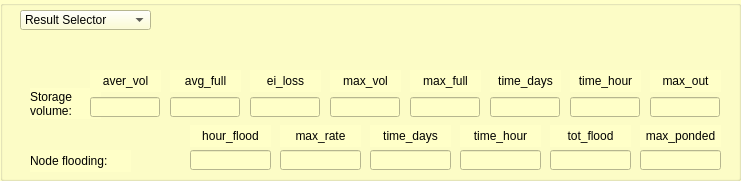
      <widget class="QGroupBox" name="groupBox_7">
       <property name="geometry">
        <rect>
         <x>10</x>
         <y>190</y>
         <width>741</width>
         <height>181</height>
        </rect>
       </property>
       <property name="autoFillBackground">
        <bool>false</bool>
       </property>
       <property name="styleSheet">
        <string notr="true">background-color: rgb(255, 255, 200);</string>
       </property>
       <property name="title">
        <string/>
       </property>
       <widget class="QComboBox" name="comboBox_37">
        <property name="geometry">
         <rect>
          <x>20</x>
          <y>10</y>
          <width>131</width>
          <height>20</height>
         </rect>
        </property>
        <item>
         <property name="text">
          <string>Result Selector</string>
         </property>
        </item>
       </widget>
       <widget class="QLineEdit" name="lineEdit_91">
        <property name="geometry">
         <rect>
          <x>170</x>
          <y>97</y>
          <width>70</width>
          <height>20</height>
         </rect>
        </property>
        <property name="text">
         <string/>
        </property>
       </widget>
       <widget class="QLabel" name="label_storage_volume">
        <property name="geometry">
         <rect>
          <x>30</x>
          <y>88</y>
          <width>71</width>
          <height>31</height>
         </rect>
        </property>
        <property name="font">
         <font>
          <pointsize>9</pointsize>
         </font>
        </property>
        <property name="frameShape">
         <enum>QFrame::NoFrame</enum>
        </property>
        <property name="frameShadow">
         <enum>QFrame::Plain</enum>
        </property>
        <property name="text">
         <string>Storage volume:</string>
        </property>
        <property name="textFormat">
         <enum>Qt::AutoText</enum>
        </property>
        <property name="scaledContents">
         <bool>false</bool>
        </property>
        <property name="alignment">
         <set>Qt::AlignLeading|Qt::AlignLeft|Qt::AlignVCenter</set>
        </property>
        <property name="wordWrap">
         <bool>true</bool>
        </property>
        <property name="margin">
         <number>3</number>
        </property>
       </widget>
       <widget class="QLineEdit" name="lineEdit_95">
        <property name="geometry">
         <rect>
          <x>250</x>
          <y>97</y>
          <width>70</width>
          <height>20</height>
         </rect>
        </property>
        <property name="text">
         <string/>
        </property>
       </widget>
       <widget class="QLineEdit" name="lineEdit_97">
        <property name="geometry">
         <rect>
          <x>90</x>
          <y>97</y>
          <width>70</width>
          <height>20</height>
         </rect>
        </property>
        <property name="text">
         <string/>
        </property>
       </widget>
       <widget class="QLineEdit" name="lineEdit_99">
        <property name="geometry">
         <rect>
          <x>330</x>
          <y>97</y>
          <width>70</width>
          <height>20</height>
         </rect>
        </property>
        <property name="text">
         <string/>
        </property>
       </widget>
       <widget class="QLabel" name="label_ei_loss">
        <property name="geometry">
         <rect>
          <x>250</x>
          <y>70</y>
          <width>71</width>
          <height>22</height>
         </rect>
        </property>
        <property name="font">
         <font>
          <pointsize>9</pointsize>
         </font>
        </property>
        <property name="frameShape">
         <enum>QFrame::NoFrame</enum>
        </property>
        <property name="frameShadow">
         <enum>QFrame::Plain</enum>
        </property>
        <property name="text">
         <string>ei_loss</string>
        </property>
        <property name="textFormat">
         <enum>Qt::AutoText</enum>
        </property>
        <property name="scaledContents">
         <bool>false</bool>
        </property>
        <property name="alignment">
         <set>Qt::AlignCenter</set>
        </property>
        <property name="margin">
         <number>3</number>
        </property>
       </widget>
       <widget class="QLabel" name="label_max_vol">
        <property name="geometry">
         <rect>
          <x>330</x>
          <y>70</y>
          <width>71</width>
          <height>22</height>
         </rect>
        </property>
        <property name="font">
         <font>
          <pointsize>9</pointsize>
         </font>
        </property>
        <property name="frameShape">
         <enum>QFrame::NoFrame</enum>
        </property>
        <property name="frameShadow">
         <enum>QFrame::Plain</enum>
        </property>
        <property name="text">
         <string>max_vol</string>
        </property>
        <property name="textFormat">
         <enum>Qt::AutoText</enum>
        </property>
        <property name="scaledContents">
         <bool>false</bool>
        </property>
        <property name="alignment">
         <set>Qt::AlignCenter</set>
        </property>
        <property name="margin">
         <number>3</number>
        </property>
       </widget>
       <widget class="QLabel" name="label_avg_full">
        <property name="geometry">
         <rect>
          <x>170</x>
          <y>70</y>
          <width>71</width>
          <height>22</height>
         </rect>
        </property>
        <property name="font">
         <font>
          <pointsize>9</pointsize>
         </font>
        </property>
        <property name="frameShape">
         <enum>QFrame::NoFrame</enum>
        </property>
        <property name="frameShadow">
         <enum>QFrame::Plain</enum>
        </property>
        <property name="text">
         <string>avg_full</string>
        </property>
        <property name="textFormat">
         <enum>Qt::AutoText</enum>
        </property>
        <property name="scaledContents">
         <bool>false</bool>
        </property>
        <property name="alignment">
         <set>Qt::AlignCenter</set>
        </property>
        <property name="margin">
         <number>3</number>
        </property>
       </widget>
       <widget class="QLabel" name="label_aver_vol">
        <property name="geometry">
         <rect>
          <x>90</x>
          <y>70</y>
          <width>71</width>
          <height>22</height>
         </rect>
        </property>
        <property name="font">
         <font>
          <pointsize>9</pointsize>
         </font>
        </property>
        <property name="frameShape">
         <enum>QFrame::NoFrame</enum>
        </property>
        <property name="frameShadow">
         <enum>QFrame::Plain</enum>
        </property>
        <property name="text">
         <string>aver_vol</string>
        </property>
        <property name="textFormat">
         <enum>Qt::AutoText</enum>
        </property>
        <property name="scaledContents">
         <bool>false</bool>
        </property>
        <property name="alignment">
         <set>Qt::AlignCenter</set>
        </property>
        <property name="margin">
         <number>3</number>
        </property>
       </widget>
       <widget class="QLabel" name="label_time_days_5">
        <property name="geometry">
         <rect>
          <x>490</x>
          <y>70</y>
          <width>71</width>
          <height>22</height>
         </rect>
        </property>
        <property name="font">
         <font>
          <pointsize>9</pointsize>
         </font>
        </property>
        <property name="frameShape">
         <enum>QFrame::NoFrame</enum>
        </property>
        <property name="frameShadow">
         <enum>QFrame::Plain</enum>
        </property>
        <property name="text">
         <string>time_days</string>
        </property>
        <property name="textFormat">
         <enum>Qt::AutoText</enum>
        </property>
        <property name="scaledContents">
         <bool>false</bool>
        </property>
        <property name="alignment">
         <set>Qt::AlignCenter</set>
        </property>
        <property name="margin">
         <number>3</number>
        </property>
       </widget>
       <widget class="QLineEdit" name="lineEdit_103">
        <property name="geometry">
         <rect>
          <x>490</x>
          <y>97</y>
          <width>70</width>
          <height>20</height>
         </rect>
        </property>
        <property name="text">
         <string/>
        </property>
       </widget>
       <widget class="QLineEdit" name="lineEdit_109">
        <property name="geometry">
         <rect>
          <x>410</x>
          <y>97</y>
          <width>70</width>
          <height>20</height>
         </rect>
        </property>
        <property name="text">
         <string/>
        </property>
       </widget>
       <widget class="QLabel" name="label_max_full">
        <property name="geometry">
         <rect>
          <x>410</x>
          <y>70</y>
          <width>71</width>
          <height>22</height>
         </rect>
        </property>
        <property name="font">
         <font>
          <pointsize>9</pointsize>
         </font>
        </property>
        <property name="frameShape">
         <enum>QFrame::NoFrame</enum>
        </property>
        <property name="frameShadow">
         <enum>QFrame::Plain</enum>
        </property>
        <property name="text">
         <string>max_full</string>
        </property>
        <property name="textFormat">
         <enum>Qt::AutoText</enum>
        </property>
        <property name="scaledContents">
         <bool>false</bool>
        </property>
        <property name="alignment">
         <set>Qt::AlignCenter</set>
        </property>
        <property name="margin">
         <number>3</number>
        </property>
       </widget>
       <widget class="QLabel" name="label_time_hour_5">
        <property name="geometry">
         <rect>
          <x>570</x>
          <y>70</y>
          <width>71</width>
          <height>22</height>
         </rect>
        </property>
        <property name="font">
         <font>
          <pointsize>9</pointsize>
         </font>
        </property>
        <property name="frameShape">
         <enum>QFrame::NoFrame</enum>
        </property>
        <property name="frameShadow">
         <enum>QFrame::Plain</enum>
        </property>
        <property name="text">
         <string>time_hour</string>
        </property>
        <property name="textFormat">
         <enum>Qt::AutoText</enum>
        </property>
        <property name="scaledContents">
         <bool>false</bool>
        </property>
        <property name="alignment">
         <set>Qt::AlignCenter</set>
        </property>
        <property name="margin">
         <number>3</number>
        </property>
       </widget>
       <widget class="QLineEdit" name="lineEdit_122">
        <property name="geometry">
         <rect>
          <x>570</x>
          <y>97</y>
          <width>70</width>
          <height>20</height>
         </rect>
        </property>
        <property name="text">
         <string/>
        </property>
       </widget>
       <widget class="QLineEdit" name="lineEdit_123">
        <property name="geometry">
         <rect>
          <x>650</x>
          <y>97</y>
          <width>70</width>
          <height>20</height>
         </rect>
        </property>
        <property name="text">
         <string/>
        </property>
       </widget>
       <widget class="QLabel" name="label_max_out">
        <property name="geometry">
         <rect>
          <x>650</x>
          <y>70</y>
          <width>71</width>
          <height>22</height>
         </rect>
        </property>
        <property name="font">
         <font>
          <pointsize>9</pointsize>
         </font>
        </property>
        <property name="frameShape">
         <enum>QFrame::NoFrame</enum>
        </property>
        <property name="frameShadow">
         <enum>QFrame::Plain</enum>
        </property>
        <property name="text">
         <string>max_out</string>
        </property>
        <property name="textFormat">
         <enum>Qt::AutoText</enum>
        </property>
        <property name="scaledContents">
         <bool>false</bool>
        </property>
        <property name="alignment">
         <set>Qt::AlignCenter</set>
        </property>
        <property name="margin">
         <number>3</number>
        </property>
       </widget>
       <widget class="QLineEdit" name="lineEdit_162">
        <property name="geometry">
         <rect>
          <x>640</x>
          <y>150</y>
          <width>81</width>
          <height>20</height>
         </rect>
        </property>
        <property name="text">
         <string/>
        </property>
       </widget>
       <widget class="QLineEdit" name="lineEdit_131">
        <property name="geometry">
         <rect>
          <x>460</x>
          <y>150</y>
          <width>81</width>
          <height>20</height>
         </rect>
        </property>
        <property name="text">
         <string/>
        </property>
       </widget>
       <widget class="QLabel" name="label_max_rate_1">
        <property name="geometry">
         <rect>
          <x>280</x>
          <y>125</y>
          <width>81</width>
          <height>22</height>
         </rect>
        </property>
        <property name="font">
         <font>
          <pointsize>9</pointsize>
         </font>
        </property>
        <property name="frameShape">
         <enum>QFrame::NoFrame</enum>
        </property>
        <property name="frameShadow">
         <enum>QFrame::Plain</enum>
        </property>
        <property name="text">
         <string>max_rate</string>
        </property>
        <property name="textFormat">
         <enum>Qt::AutoText</enum>
        </property>
        <property name="scaledContents">
         <bool>false</bool>
        </property>
        <property name="alignment">
         <set>Qt::AlignCenter</set>
        </property>
        <property name="margin">
         <number>3</number>
        </property>
       </widget>
       <widget class="QLabel" name="label_time_days_6">
        <property name="geometry">
         <rect>
          <x>370</x>
          <y>125</y>
          <width>81</width>
          <height>22</height>
         </rect>
        </property>
        <property name="font">
         <font>
          <pointsize>9</pointsize>
         </font>
        </property>
        <property name="frameShape">
         <enum>QFrame::NoFrame</enum>
        </property>
        <property name="frameShadow">
         <enum>QFrame::Plain</enum>
        </property>
        <property name="text">
         <string>time_days</string>
        </property>
        <property name="textFormat">
         <enum>Qt::AutoText</enum>
        </property>
        <property name="scaledContents">
         <bool>false</bool>
        </property>
        <property name="alignment">
         <set>Qt::AlignCenter</set>
        </property>
        <property name="margin">
         <number>3</number>
        </property>
       </widget>
       <widget class="QLabel" name="label_node_flooding_2">
        <property name="geometry">
         <rect>
          <x>30</x>
          <y>150</y>
          <width>101</width>
          <height>22</height>
         </rect>
        </property>
        <property name="font">
         <font>
          <pointsize>9</pointsize>
         </font>
        </property>
        <property name="frameShape">
         <enum>QFrame::NoFrame</enum>
        </property>
        <property name="frameShadow">
         <enum>QFrame::Plain</enum>
        </property>
        <property name="text">
         <string>Node flooding:</string>
        </property>
        <property name="textFormat">
         <enum>Qt::AutoText</enum>
        </property>
        <property name="scaledContents">
         <bool>false</bool>
        </property>
        <property name="alignment">
         <set>Qt::AlignLeading|Qt::AlignLeft|Qt::AlignVCenter</set>
        </property>
        <property name="margin">
         <number>3</number>
        </property>
       </widget>
       <widget class="QLabel" name="label_hour_flood_1">
        <property name="geometry">
         <rect>
          <x>190</x>
          <y>125</y>
          <width>81</width>
          <height>22</height>
         </rect>
        </property>
        <property name="font">
         <font>
          <pointsize>9</pointsize>
         </font>
        </property>
        <property name="frameShape">
         <enum>QFrame::NoFrame</enum>
        </property>
        <property name="frameShadow">
         <enum>QFrame::Plain</enum>
        </property>
        <property name="text">
         <string>hour_flood</string>
        </property>
        <property name="textFormat">
         <enum>Qt::AutoText</enum>
        </property>
        <property name="scaledContents">
         <bool>false</bool>
        </property>
        <property name="alignment">
         <set>Qt::AlignCenter</set>
        </property>
        <property name="margin">
         <number>3</number>
        </property>
       </widget>
       <widget class="QLabel" name="label_tot_flood_1">
        <property name="geometry">
         <rect>
          <x>550</x>
          <y>125</y>
          <width>81</width>
          <height>22</height>
         </rect>
        </property>
        <property name="font">
         <font>
          <pointsize>9</pointsize>
         </font>
        </property>
        <property name="frameShape">
         <enum>QFrame::NoFrame</enum>
        </property>
        <property name="frameShadow">
         <enum>QFrame::Plain</enum>
        </property>
        <property name="text">
         <string>tot_flood</string>
        </property>
        <property name="textFormat">
         <enum>Qt::AutoText</enum>
        </property>
        <property name="scaledContents">
         <bool>false</bool>
        </property>
        <property name="alignment">
         <set>Qt::AlignCenter</set>
        </property>
        <property name="margin">
         <number>3</number>
        </property>
       </widget>
       <widget class="QLineEdit" name="lineEdit_144">
        <property name="geometry">
         <rect>
          <x>280</x>
          <y>150</y>
          <width>81</width>
          <height>20</height>
         </rect>
        </property>
        <property name="text">
         <string/>
        </property>
       </widget>
       <widget class="QLineEdit" name="lineEdit_142">
        <property name="geometry">
         <rect>
          <x>370</x>
          <y>150</y>
          <width>81</width>
          <height>20</height>
         </rect>
        </property>
        <property name="text">
         <string/>
        </property>
       </widget>
       <widget class="QLabel" name="label_max_ponded_1">
        <property name="geometry">
         <rect>
          <x>640</x>
          <y>125</y>
          <width>81</width>
          <height>22</height>
         </rect>
        </property>
        <property name="font">
         <font>
          <pointsize>9</pointsize>
         </font>
        </property>
        <property name="frameShape">
         <enum>QFrame::NoFrame</enum>
        </property>
        <property name="frameShadow">
         <enum>QFrame::Plain</enum>
        </property>
        <property name="text">
         <string>max_ponded</string>
        </property>
        <property name="textFormat">
         <enum>Qt::AutoText</enum>
        </property>
        <property name="scaledContents">
         <bool>false</bool>
        </property>
        <property name="alignment">
         <set>Qt::AlignCenter</set>
        </property>
        <property name="margin">
         <number>3</number>
        </property>
       </widget>
       <widget class="QLineEdit" name="lineEdit_161">
        <property name="geometry">
         <rect>
          <x>550</x>
          <y>150</y>
          <width>81</width>
          <height>20</height>
         </rect>
        </property>
        <property name="text">
         <string/>
        </property>
       </widget>
       <widget class="QLabel" name="label_time_hour_6">
        <property name="geometry">
         <rect>
          <x>460</x>
          <y>125</y>
          <width>81</width>
          <height>22</height>
         </rect>
        </property>
        <property name="font">
         <font>
          <pointsize>9</pointsize>
         </font>
        </property>
        <property name="frameShape">
         <enum>QFrame::NoFrame</enum>
        </property>
        <property name="frameShadow">
         <enum>QFrame::Plain</enum>
        </property>
        <property name="text">
         <string>time_hour</string>
        </property>
        <property name="textFormat">
         <enum>Qt::AutoText</enum>
        </property>
        <property name="scaledContents">
         <bool>false</bool>
        </property>
        <property name="alignment">
         <set>Qt::AlignCenter</set>
        </property>
        <property name="margin">
         <number>3</number>
        </property>
       </widget>
       <widget class="QLineEdit" name="lineEdit_160">
        <property name="geometry">
         <rect>
          <x>190</x>
          <y>150</y>
          <width>81</width>
          <height>20</height>
         </rect>
        </property>
        <property name="text">
         <string/>
        </property>
       </widget>
      </widget>
